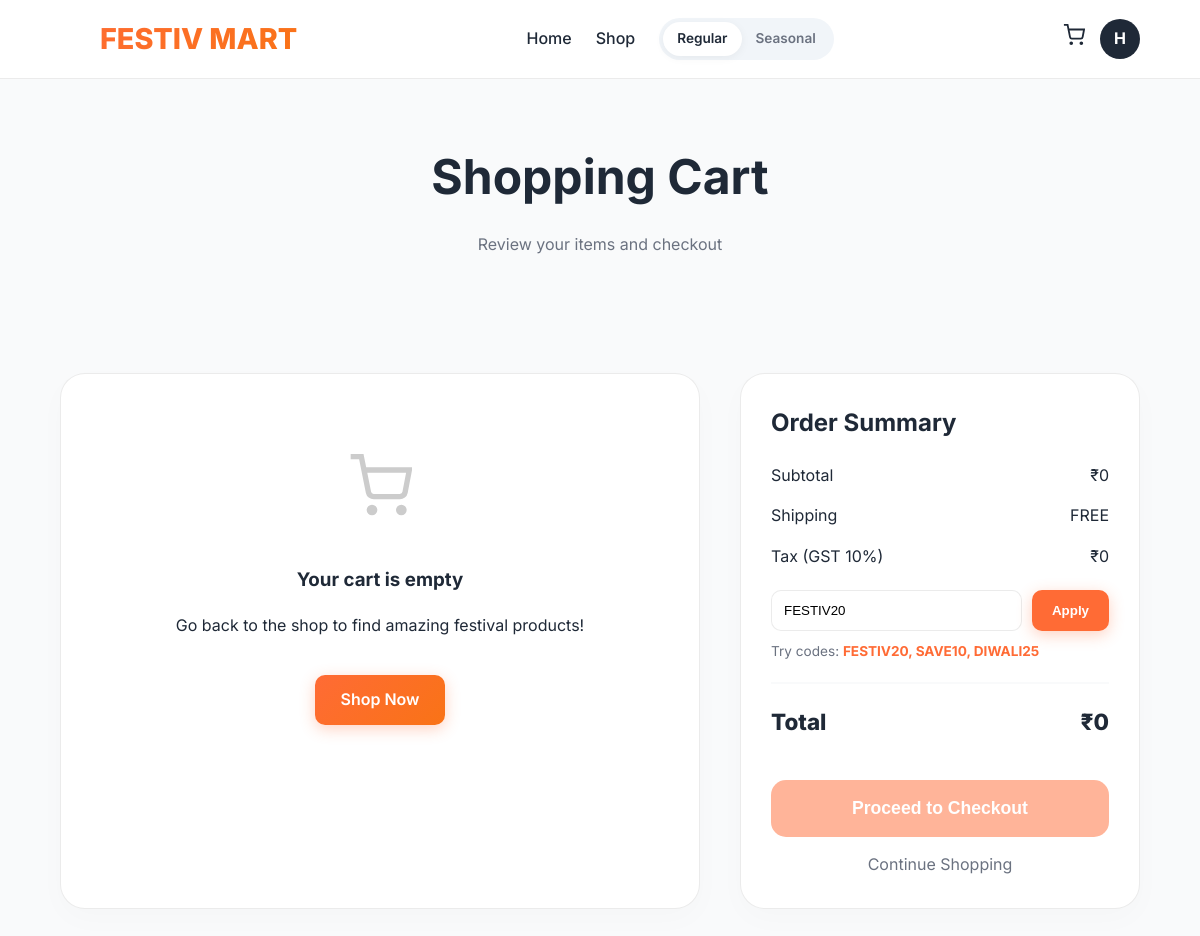
The page /cart/ (signed in) on the database its author committed.
### FestivMartApp/models.py (models this page shows, shortened)
class Cart(models.Model):
    user = models.OneToOneField('auth.User', on_delete=models.CASCADE, related_name='cart', null=True, blank=True)
    session_key = models.CharField(max_length=100, null=True, blank=True)  # For anonymous users
    created_at = models.DateTimeField(auto_now_add=True)
    updated_at = models.DateTimeField(auto_now=True)
    coupon_code = models.CharField(max_length=50, blank=True, null=True)
    discount_percent = models.PositiveIntegerField(default=0)
    @property
    def subtotal(self):
        total = sum(item.line_total for item in self.items.all())
        return total if total else Decimal('0')
    @property
    def discount_amount(self):
        if self.discount_percent > 0:
            return self.subtotal * Decimal(self.discount_percent) / Decimal('100')
        return Decimal('0')
    @property
    def tax_amount(self):
        return (self.subtotal - self.discount_amount) * Decimal('0.10')
    @property
    def shipping_cost(self):
        subtotal = self.subtotal
        if subtotal >= Decimal('1000') or subtotal == Decimal('0'):
            return Decimal('0')
        return Decimal('99')  # Flat shipping rate
    @property
    def total(self):
        return self.subtotal - self.discount_amount + self.tax_amount + self.shipping_cost

### FestivMartApp/views.py (the view)
# urls.py: path('cart/', views.cart, name='cart'),
def cart(request):
    cart_obj = get_or_create_cart(request)
    cart_items = cart_obj.items.select_related('product').all()
    context = {
        'cart': cart_obj,
        'cart_items': cart_items,
    }
    return render(request, 'FestivMartApp/cart.html', context)

### FestivMartApp/views.py (called while the page is built)
def get_or_create_cart(request):
    if request.user.is_authenticated:
        cart, created = Cart.objects.get_or_create(user=request.user)
    else:
        if not request.session.session_key:
            request.session.create()
        session_key = request.session.session_key
        cart, created = Cart.objects.get_or_create(session_key=session_key, user=None)
    return cart

### FestivMartApp/templates/FestivMartApp/cart.html (shortened to what this page needs)
{% load static %}
<!DOCTYPE html>
<html lang="en">
<head>
    <link href="{% static 'css/style.css' %}" rel="stylesheet">
</head>
<body>
    <nav class="navbar">
        <a href="{% url 'home' %}" class="logo">
            <svg width="24" height="24" viewBox="0 0 24 24" fill="currentColor">
                <path d="M12 2L4 7v10l8 5 8-5V7l-8-5z" />
            </svg>
            FESTIV MART
        </a>
        <ul class="nav-menu">
            <li><a href="{% url 'home' %}" class="nav-link">Home</a></li>
            <li><a href="{% url 'shop' %}" class="nav-link">Shop</a></li>
            <li class="mode-switch">
                <a href="{% url 'home' %}" class="active">Regular</a>
                <a href="{% url 'seasonal' %}">Seasonal</a>
            </li>
        </ul>
        <div class="nav-actions" style="display: flex; align-items: center; gap: 15px;">
            {% if user.is_authenticated %}
            <a href="{% url 'cart' %}" style="text-decoration: none; color: inherit; position: relative;">
                <svg width="22" height="22" viewBox="0 0 24 24" fill="none" stroke="currentColor" stroke-width="2">
                    <circle cx="9" cy="21" r="1" />
                    <circle cx="20" cy="21" r="1" />
                    <path d="M1 1h4l2.68 13.39a2 2 0 002 1.61h9.72a2 2 0 002-1.61L23 6H6" />
                </svg>
            </a>
            <a href="{% url 'dashboard' %}" class="user-profile">
                <div class="avatar">{{ user.username|first|upper }}</div>
            </a>
            {% else %}
            <a href="{% url 'login' %}" class="btn-outline" style="padding: 6px 12px; font-size: 0.85rem;">Sign In</a>
            {% endif %}
        </div>
    </nav>
    <header style="text-align: center; padding: 60px 0;">
        <h1 style="font-size: 3rem; margin: 0;">Shopping Cart</h1>
        <p style="color: var(--text-muted);">Review your items and checkout</p>
    </header>
    <div class="cart-container">
        <div class="cart-card" id="cart-items-container">
            {% if cart_items %}
            <h2 style="margin-top: 0; margin-bottom: 30px;">
                Cart Items ({{ cart.item_count }} item{{ cart.item_count|pluralize }})
            </h2>
            {% for item in cart_items %}
            <div class="cart-item" data-item-id="{{ item.id }}">
                <div class="item-img" style="background-image: url('{{ item.product.get_image_url }}')"></div>
                <div class="item-info">
                    <h3>{{ item.product.name }}</h3>
                    <p>{{ item.product.category.name|default:"Festive" }}</p>
                    {% if item.product.discount_percent > 0 %}
                    <p style="color: var(--success); font-size: 0.8rem;">{{ item.product.discount_percent }}% OFF</p>
                    {% endif %}
                    <p style="color: var(--primary-orange); font-weight: 700; margin-top: 5px;">
                        ₹{{ item.unit_price|floatformat:0 }}
                    </p>
                </div>
                <div style="display: flex; flex-direction: column; align-items: flex-end; gap: 10px;">
                    <div class="qty-controls">
                        <button class="qty-btn"
                            onclick="updateQuantity({{ item.id }}, {{ item.quantity }} - 1)">-</button>
                        <span style="font-weight: 700;">{{ item.quantity }}</span>
                        <button class="qty-btn"
                            onclick="updateQuantity({{ item.id }}, {{ item.quantity }} + 1)">+</button>
                    </div>
                    <span style="font-weight: 700; font-size: 1.1rem;">₹{{ item.line_total|floatformat:0 }}</span>
                    <button onclick="removeItem({{ item.id }})"
                        style="background: none; border: none; color: #ef4444; font-size: 0.8rem; cursor: pointer;">Remove</button>
                </div>
            </div>
            {% endfor %}
            {% else %}
            <div style="text-align: center; padding: 50px;">
                <svg width="64" height="64" viewBox="0 0 24 24" fill="none" stroke="#ccc" stroke-width="2"
                    style="margin-bottom: 20px;">
                    <circle cx="9" cy="21" r="1" />
                    <circle cx="20" cy="21" r="1" />
                    <path d="M1 1h4l2.68 13.39a2 2 0 0 0 2 1.61h9.72a2 2 0 0 0 2-1.61L23 6H6" />
                </svg>
                <h3>Your cart is empty</h3>
                <p>Go back to the shop to find amazing festival products!</p>
                <a href="{% url 'shop' %}" class="btn-primary"
                    style="display: inline-block; margin-top: 20px; text-decoration: none; padding: 12px 25px; border-radius: 10px;">Shop
                    Now</a>
            </div>
            {% endif %}
        </div>
        <div class="cart-card">
            <h2 style="margin-top: 0;">Order Summary</h2>
            <div class="summary-row">
                <span>Subtotal</span>
                <span id="subtotal">₹{{ cart.subtotal|floatformat:0 }}</span>
            </div>
            <div class="summary-row">
                <span>Shipping</span>
                <span id="shipping">
                    {% if cart.shipping_cost == 0 %}FREE{% else %}₹{{ cart.shipping_cost|floatformat:0 }}{% endif %}
                </span>
            </div>
            <div class="summary-row">
                <span>Tax (GST 10%)</span>
                <span id="tax">₹{{ cart.tax_amount|floatformat:0 }}</span>
            </div>
            <div class="coupon-box">
                <input type="text" id="coupon-code" class="coupon-input" placeholder="Coupon Code"
                    value="{{ cart.coupon_code|default:'' }}">
                <button class="btn-primary" onclick="applyCoupon()"
                    style="padding: 12px 20px; border-radius: 10px; border: none; background: var(--primary-orange); color: white; font-weight: 600; cursor: pointer;">Apply</button>
            </div>
            <p id="offer-msg" style="font-size: 0.85rem; color: var(--text-muted); margin-top: 10px;">Try codes: <strong
                    style="color: var(--primary-orange);">FESTIV20, SAVE10, DIWALI25</strong></p>
            <div class="summary-row total">
                <span>Total</span>
                <span id="total">₹{{ cart.total|floatformat:0 }}</span>
            </div>
            {% if cart_items %}
            <a href="{% url 'checkout' %}" class="btn-checkout"
                style="display: block; text-align: center; text-decoration: none;">Proceed to Checkout</a>
            {% else %}
            <button class="btn-checkout" disabled style="opacity: 0.5; cursor: not-allowed;">Proceed to
                Checkout</button>
            {% endif %}
            <a href="{% url 'shop' %}"
                style="display: block; text-align: center; margin-top: 15px; color: var(--text-muted); text-decoration: none;">Continue
                Shopping</a>
        </div>
    </div>
</body>
</html>

### FestivMartApp/static/css/style.css (style rules this page uses)
:root { --primary-orange: #FF6B35; --primary-purple: #7C3AED; --primary-teal: #14B8A6; --bg-dark: #0F172A; --bg-light: #F8FAFC; --text-main: #1E293B; --text-white: #ffffff; --text-muted: #64748B; --glass-bg: rgba(255, 255, 255, 0.7); --glass-border: rgba(255, 255, 255, 0.5); --glass-shadow: 0 8px 32px 0 rgba(31, 38, 135, 0.1); --gradient-orange: linear-gradient(135deg, #FF6B35 0%, #F97316 100%); --gradient-seasonal: linear-gradient(135deg, #7C3AED 0%, #2DD4BF 100%); }
body { margin: 0; padding: 0; box-sizing: border-box; font-family: 'Outfit', sans-serif; color: var(--text-main); background-color: var(--bg-light); overflow-x: hidden; line-height: 1.6; }
a { text-decoration: none; color: inherit; transition: all 0.3s ease; }
ul { list-style: none; padding: 0; margin: 0; }
.navbar { position: sticky; top: 0; z-index: 1000; padding: 1rem 5%; display: flex; justify-content: space-between; align-items: center; background: rgba(255, 255, 255, 0.85); backdrop-filter: blur(10px); border-bottom: 1px solid rgba(0, 0, 0, 0.05); }
.logo { font-size: 1.8rem; font-weight: 800; background: var(--gradient-orange); -webkit-background-clip: text; -webkit-text-fill-color: transparent; display: flex; align-items: center; gap: 10px; }
.logo svg { width: 32px; height: 32px; fill: url(#logoGradient); }
.nav-menu { display: flex; gap: 2.5rem; align-items: center; }
.nav-link { font-weight: 500; color: var(--text-main); position: relative; }
.nav-link::after { content: ''; position: absolute; width: 0; height: 2px; bottom: -4px; left: 0; background: var(--primary-orange); transition: width 0.3s; }
.nav-actions { display: flex; align-items: center; gap: 1.5rem; }
.btn-primary { background: var(--gradient-orange); color: white; padding: 0.8rem 1.5rem; border-radius: 50px; font-weight: 600; box-shadow: 0 4px 15px rgba(255, 107, 53, 0.3); border: none; cursor: pointer; }
.user-profile { display: flex; align-items: center; gap: 10px; cursor: pointer; position: relative; }
.avatar { width: 40px; height: 40px; border-radius: 50%; background: var(--text-main); color: white; display: flex; align-items: center; justify-content: center; font-weight: 700; }
.mode-switch { background: #f1f5f9; padding: 4px; border-radius: 30px; display: flex; position: relative; }
.mode-switch a { padding: 6px 14px; font-size: 0.85rem; border-radius: 25px; color: var(--text-muted); font-weight: 600; }
.mode-switch a.active { background: white; color: var(--text-main); box-shadow: 0 2px 10px rgba(0, 0, 0, 0.05); }

### FestivMartApp/templates/FestivMartApp/cart.html (style rules this page uses)
:root { --primary-orange: #FF6B35; --primary-dark: #F97316; --text-main: #1f2937; --text-muted: #6b7280; --bg-light: #f9fafb; --white: #ffffff; --border: rgba(0, 0, 0, 0.08); --success: #10B981; }
body { margin: 0; font-family: 'Inter', system-ui, -apple-system, sans-serif; background-color: var(--bg-light); color: var(--text-main); }
.cart-container { max-width: 1200px; margin: 40px auto; padding: 0 5%; display: grid; grid-template-columns: 1fr; gap: 40px; }
@media (min-width: 1024px) { .cart-container { grid-template-columns: 1fr 400px; } }
.cart-card { background: var(--white); border-radius: 25px; padding: 30px; border: 1px solid var(--border); box-shadow: 0 10px 30px rgba(0, 0, 0, 0.02); }
.summary-row { display: flex; justify-content: space-between; margin-bottom: 15px; font-size: 1rem; }
.summary-row.total { margin-top: 20px; padding-top: 20px; border-top: 2px solid var(--bg-light); font-weight: 800; font-size: 1.4rem; }
.coupon-box { display: flex; gap: 10px; margin-top: 20px; }
.coupon-input { flex-grow: 1; padding: 12px; border: 1px solid var(--border); border-radius: 10px; outline: none; }
.btn-checkout { width: 100%; background: var(--primary-orange); color: white; border: none; padding: 18px; border-radius: 15px; font-weight: 700; font-size: 1.1rem; margin-top: 25px; cursor: pointer; transition: transform 0.2s; }
.navbar { display: flex; justify-content: space-between; align-items: center; padding: 1rem 5%; background: var(--white); border-bottom: 1px solid var(--border); position: sticky; top: 0; z-index: 1000; }
.logo { display: flex; align-items: center; gap: 8px; font-weight: 800; text-decoration: none; color: var(--primary-orange); }
.nav-menu { display: flex; list-style: none; gap: 24px; margin: 0; padding: 0; }
.nav-link { text-decoration: none; color: var(--text-main); font-weight: 500; }

### rows shown on the page
Cart: subtotal "0", tax_amount "0", coupon_code "FESTIV20", total "0"

### other values the page prints
{{ user.username|first|upper }} "H"
